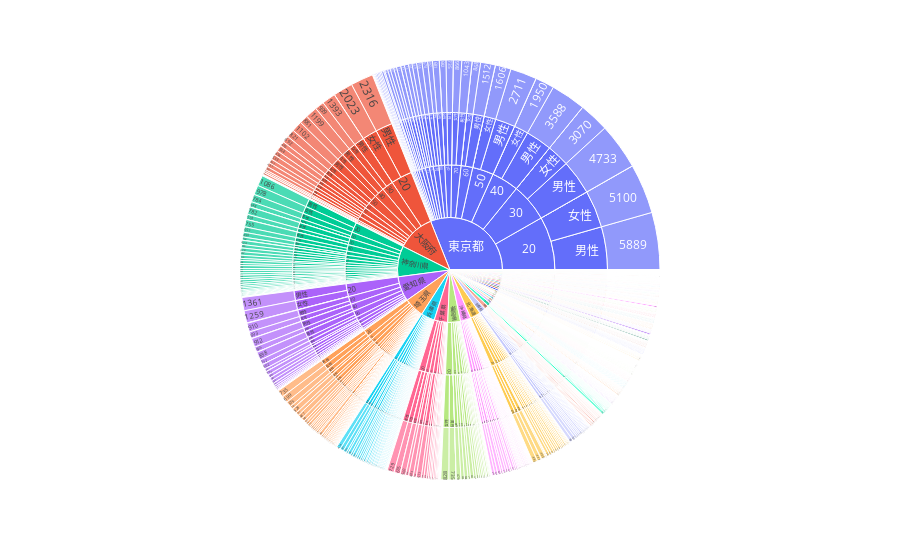

The code cell stored with this chart in its notebook:
### Code cell
covid_data =covid.groupby(['居住都道府県', '年代', '性別'], as_index=False).count()
fig = px.sunburst(covid_data, path=['居住都道府県', '年代', '性別', 'count'], values='count')
fig.show()

### Figure 1 — Plotly figure (JSON) as saved in the notebook; plotly's stock layout.template omitted (floating-point values rounded to 4 significant figures; data arrays with more than 128 entries replaced by an {"elided": "..."} marker saying what was removed)
{"data": [{"branchvalues": "total", "domain": {"x": [0, 1], "y": [0, 1]}, "hovertemplate": "labels=%{label}<br>count=%{value}<br>parent=%{parent}<br>id=%{id}<extra></extra>", "ids": {"elided": "3840 str values"}, "labels": {"elided": "3840 str values"}, "name": "", "parents": {"elided": "3840 str values"}, "type": "sunburst", "values": {"elided": "3840 int values"}}], "layout": {"autosize": true, "legend": {"tracegroupgap": 0}, "margin": {"t": 60}}}
